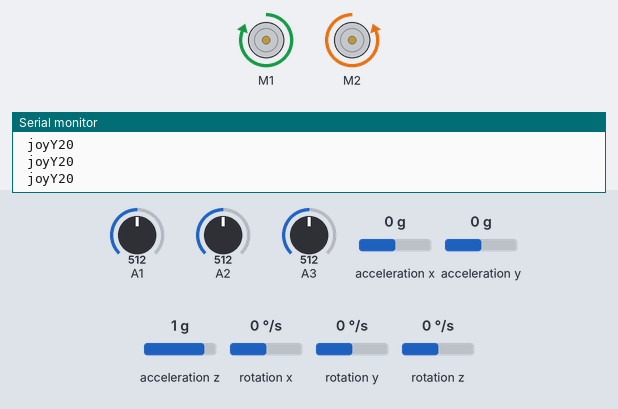
Bench run of a sketch on a simulated Arduino Uno, built with avr-gcc and run on an emulated ATmega328P. On the bench: 2 × DC motor (green arrow = forward, orange = backward, longer = faster), the last lines printed to the serial monitor. The inputs (shaded band) are chosen by the test bench; at power-on: A3 = 512, A1 = 512, acceleration x 0 g, A2 = 512, acceleration y 0 g, acceleration z 1 g, rotation x 0 °/s, rotation y 0 °/s, rotation z 0 °/s.

Above: at 2.0 s.
2.1 s: A3 set to 716
At 3.2 s:
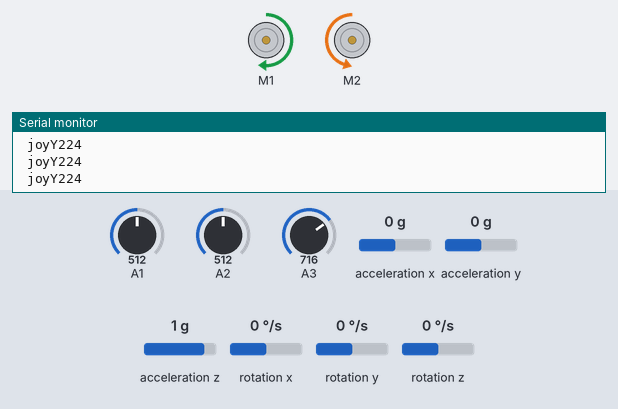
3.6 s: A1 set to 306
At 4.8 s:
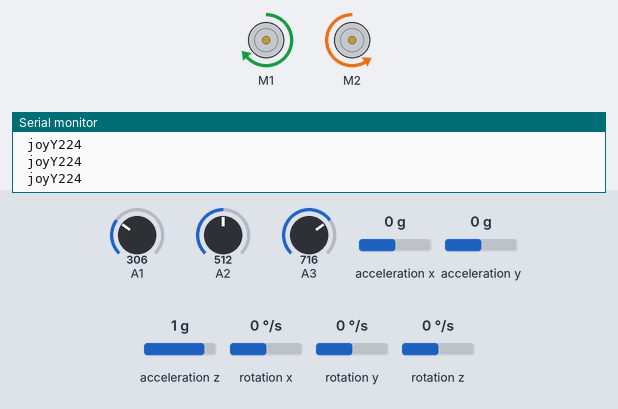
6.6 s: acceleration x set to -1.4 g
8.1 s: A2 set to 716
At 9.1 s:
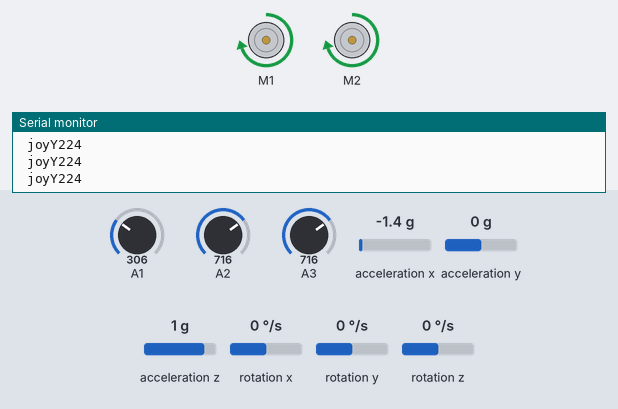
9.6 s: acceleration x set to 0 g
At 10.8 s:
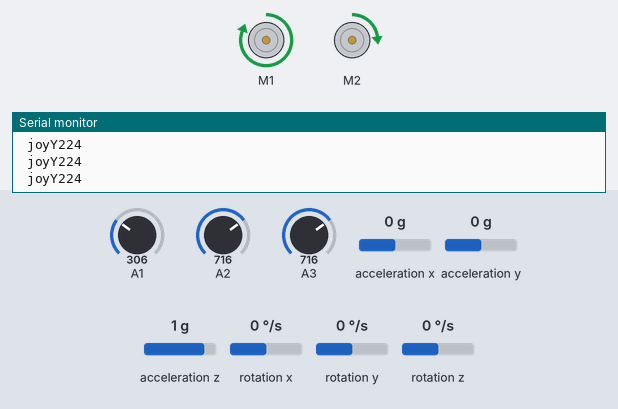
12.6 s: A1 set to 30
Timing chart, 0 to 16.6 s (numbered marks = the images above; inputs shaded):
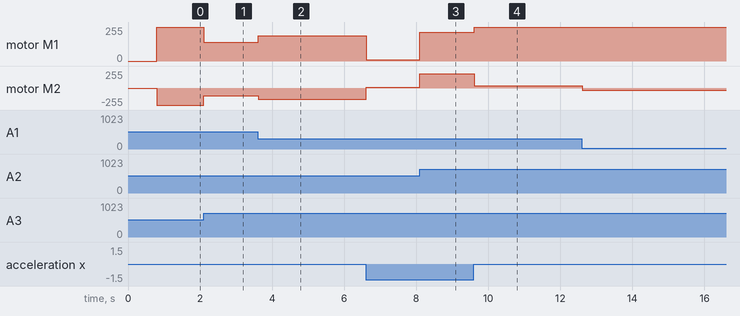

Measured:
- after the input at 2.1 s, motor M1: forward 255/255 → forward 139/255 at once; motor M2: backward 255/255 → backward 119/255 at once
- after the input at 8.1 s, motor M1, motor M2: forward 10/255 → forward 214/255 at once
- after the input at 9.6 s, motor M1: forward 214/255 → forward 255/255 at once; motor M2: forward 214/255 → forward 34/255 at once, then repeats every 0.94 s: forward 33/255 0.01 s, forward 34/255 0.12 s, forward 33/255 0.01 s, forward 34/255 0.66 s, forward 33/255 0.01 s, forward 34/255 0.12 s

The sketch:

MeController-Tasks1-2.ino
```cpp
/**
 *
 */
#include <Filters.h>
#include "MeMegaPi.h"
#include <Wire.h>

// Parameters
  double setPoint = -5.5;
  double kP = 10;
  double kI = 0.02;
  double kD = 0;

  int maxAngle = 15; //+- angle range that will attempt to balance
  int deadBand = 2.5; //+- angle range that will cause no response
  int loopTime = 10;
  double pidMax = 50; //Max PID value before saturation
  int motorMax = 255; // motorMin-255
  int motorMin = 20; // 0 - motorMax
  float accelLPFfreq = 2; //Hz
  int joystickXoffset = 10;
  int joystickYoffset = 20;
  int joystickGain = 256/motorMax;
MeGyro gyro;
MePotentiometer myPotentiometer(PORT_7);
MeMegaPiDCMotor motor1(PORT1B);
MeMegaPiDCMotor motor2(PORT2B);
MeJoystick joystick(PORT_8);
FilterOnePole filterOneLowpass( LOWPASS, accelLPFfreq);
// RunningStatistics filterStats;

  int motorSpeed = 0;
  int16_t x = 0;    /* a variable for the Joystick's x value */
  int16_t y = 0;    /* a variable for the Joystick's y value */

  int accScale = 1675;
  double loopRate = 0.1;
  double currentOffset = 0; //0 - 972
  double prevOffset = 0; //0 - 972
  double P = 0;
  double I = 0;
  double D = 0;
  double pidOut = 0;
  double clampedOut = 0;
  double currentError = 0;
  double prevError = 0;
  unsigned long prevTime = millis();
  unsigned long currentTime = 0;
  double angX = 0;
  double angY = 0;
  double angZ = 0;
  double accX = 0;
  double accY = 0;
  double accZ = 0;
  double accYf = 0;
void setup()
{
  Serial.begin(115200);
  gyro.begin();
}

void loop()
{
  gyro.update();
  angX = gyro.getAngleX();
  angY = gyro.getAngleY();
  angZ = gyro.getAngleZ();
  accX = gyro.getAccX()/accScale;
  accY = gyro.getAccY()/accScale;
  accZ = gyro.getAccZ()/accScale;
  x = (joystick.readX()+joystickXoffset)*joystickGain;
  y = (joystick.readY()+joystickYoffset)*joystickGain;
  filterOneLowpass.input( accY );
  accYf = filterOneLowpass.output();
  currentOffset = myPotentiometer.read();
  currentTime = millis();
  currentError = setPoint - angY;
  setPoint = setPoint + (currentOffset-prevOffset)/972*5;
  // PID CONTROL BALANCE
  P = kP * currentError;
  I = I + kI * currentError * (currentTime - prevTime);
  D = kD * (currentError - prevError)/(currentTime - prevTime);
  pidOut = P + I + D;
  //Saturation
  if(I > pidMax) I = pidMax;
  else if(I < -pidMax) I = -pidMax;

  // Deadband
  if(currentError > -setPoint-deadBand && currentError < setPoint+deadBand) motorSpeed = y;
  // Give up if over max angle
  else if(angY< -maxAngle || angY > maxAngle) motorSpeed = 0;
  // Else adjust speed according to PID
  else motorSpeed = pidOut * (motorMax - motorMin)/pidMax + motorMin +y;

  // motorSpeed = pidOut * motorMax / maxAngle;
  #if 1 // disable motor output
  motor1.run(-motorSpeed+x); /* value: between -255 and 255. */
  motor2.run(motorSpeed+x); /* value: between -255 and 255. */
  #endif
  prevOffset = currentOffset;
  prevTime = currentTime;
  prevError = currentError;
#if 0
  Serial.print(" P: ");
  Serial.print(P);
  Serial.print(" I: ");
  Serial.print(I);
  Serial.print(" D: ");
  Serial.print(D);
  Serial.print(" PID: ");
  Serial.print(pidOut);
  Serial.print(" Pot: ");
  Serial.print(setPoint);
  Serial.print(" Angle: ");
  Serial.println(angY);
#endif
#if 0
  Serial.print(" Pot: ");
  Serial.print(setPoint);
  Serial.print(" Angle: ");
  Serial.print(angY);
  Serial.print(" PID: ");
  Serial.println(motorSpeed/10);
#endif
#if 0
Serial.print(" Xang:");
  Serial.print(angX);
  Serial.print(" Yang:");
  Serial.print(angY);
  Serial.print(" Zang:");
  Serial.println(angZ);
#endif
#if 0
  Serial.print(" Xacc:");
  Serial.print(accX/accScale );
  Serial.print(" Yacc:");
  Serial.print(accY/accScale);
  Serial.print(" Zacc:");
  Serial.println(accZ()/accScale );
#endif
#if 1
  Serial.print(" joyY");
  Serial.println(y);
//  Serial.print(" Yaccf:");
//  Serial.println(accYf );
#endif
  delay(loopTime);
}
```
